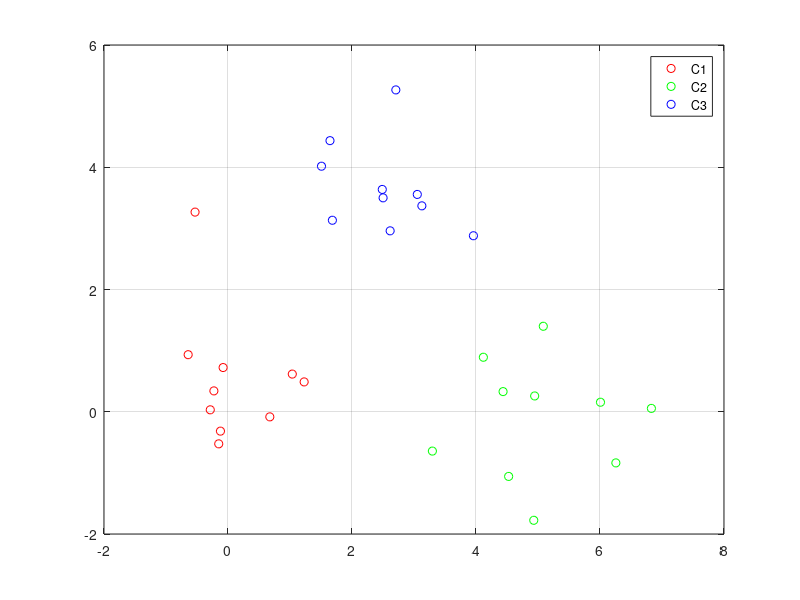

Here is the MATLAB script that generated this plot:
clc; clear; % 초기화
load HW5Data_2.mat X Y; % HW5Data_2 데이터(X), 라벨(Y)를 로드
j = 1;  k = 1;  l = 1;  % 데이터 분류에 사용할 변수 j(Class1), k(Class2), l(Class3) 초기화
for i = 1:size(X, 1)    % 입력데이터 X에 대한 분류 시작
    if(Y(i,1) == 1)     % i행 1열 데이터의 라벨값이 1이면, Class1 
        X1(j, :) = X(i, :);    % X1 분류 및 저장
        j = j+1;               % X1 의 변수 하나 증가
    elseif(Y(i,2) == 1) % i행 2열 데이터의 라벨값이 1이면, Class2
        X2(k, :) = X(i, :);    % X2 분류 및 저장
        k = k+1;               % X2 의 변수 하나 증가
    elseif(Y(i,3) == 1) % i행 3열 데이터의 라벨값이 1이면, Class3 
        X3(l, :) = X(i, :);    % X3 분류 및 저장
        l = l+1;               % X3 의 변수 하나 증가
    end
    T(i, :) = Y(i,:); % 클래스 라벨 저장
end
plot(X1(:,1), X1(:,2), 'ro');  % X1의 산점도를 그림(빨강 o)
hold on;                       % 덮어쓰기
plot(X2(:,1), X2(:,2), 'go');  % X2의 산점도를 그림(녹색 o)
hold on;                       % 덮어쓰기
plot(X3(:,1), X3(:,2), 'bo');  % X3의 산점도를 그림(파랑 o)
legend('C1', 'C2', 'C3');      % 범례 표시
grid on;

save HW5_Q2_1_result X1 X2 X3 X T